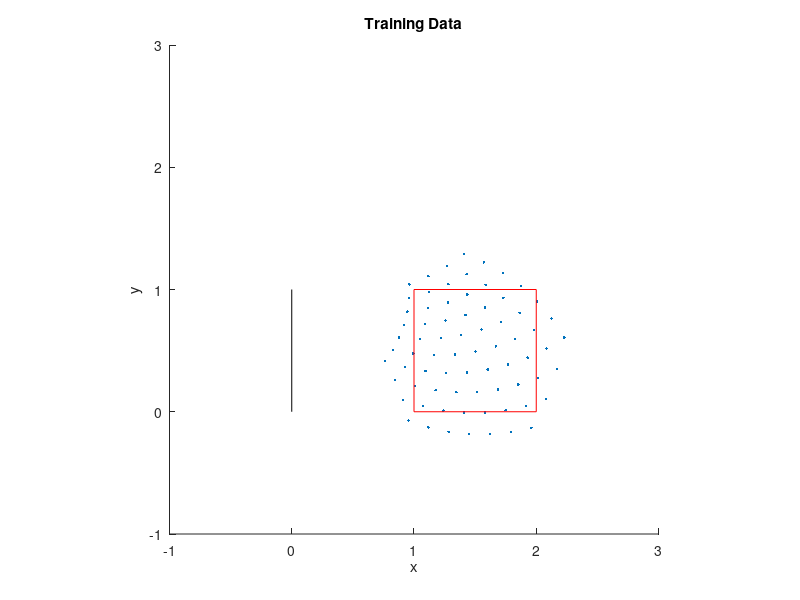
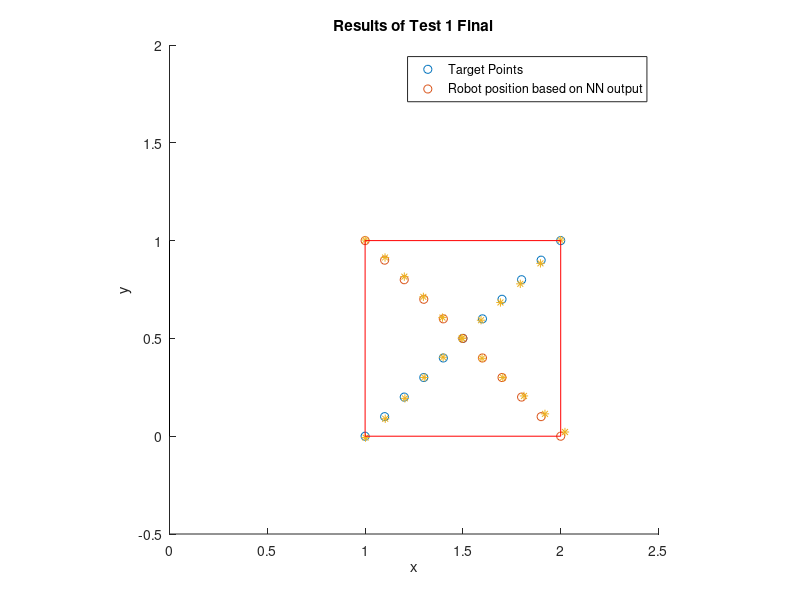
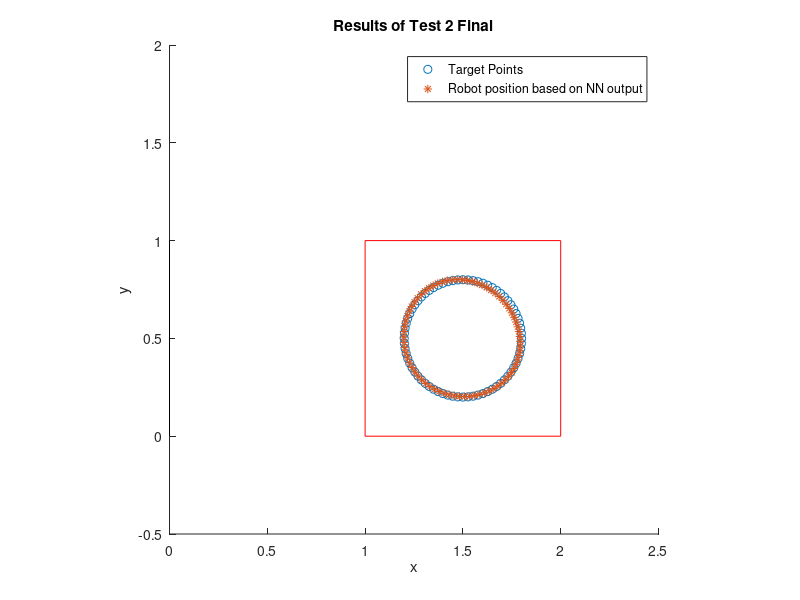
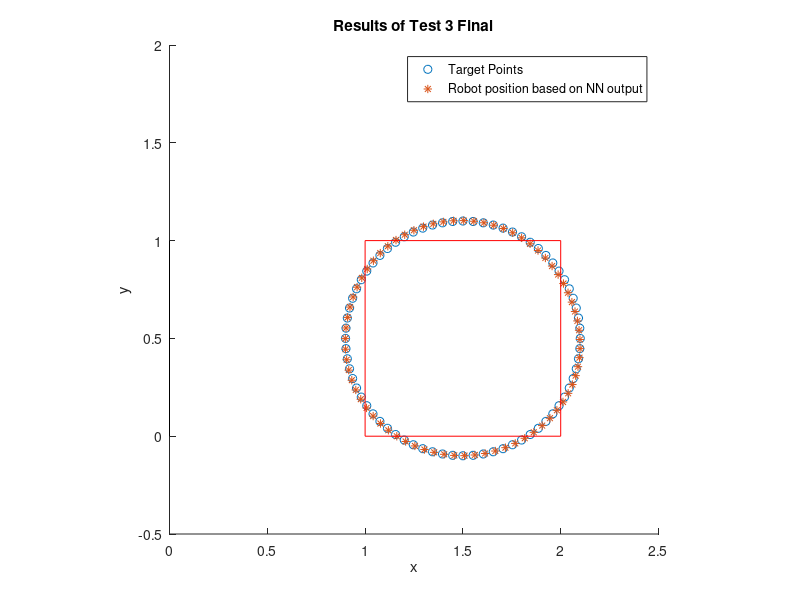

Source code (MATLAB) for these figures, in order:
clear; close all; clc;

%% Constants
h = 1;
l1 = 1.6;
l2 = 1.6;
n = 10;
m = 10;

x2math = @(theta1, theta2, l1, l2) l1*cosd(theta1 - 90) + l2*sind(theta2 + theta1 - 180);
y2math = @(theta1, theta2, l1, l2, h) h + l1*sind(theta1 - 90) - l2*cosd(theta2 + theta1 - 180);

%% Training Data
min1 = 105;
max1 = 165;
min2 = 35;
max2 = 90;
t_th1 = linspace(min1,max1,n)';
t_th2 = linspace(min2,max2,m)';
kk = 0;
for ii = 1:n
    for jj = 1:m
        if (t_th1(ii) + t_th2(jj)) < 220 && (t_th1(ii) + t_th2(jj)) > 155
%         if (t_th1(ii) + t_th2(jj)) < 260 && (t_th1(ii) + t_th2(jj)) > 130
            kk = kk + 1;
%             n*(ii-1)+jj
            t_x2(kk,1) = x2math(t_th1(ii), t_th2(jj), l1, l2);
            t_y2(kk,1) = y2math(t_th1(ii), t_th2(jj), l1, l2, h);
            tlra_tra(kk,:) = [t_x2(kk,1), t_y2(kk,1), t_th1(ii), t_th2(jj)];
        end
    end
end
figure
axis([-1,3,-1,3],'square')
hold on
plot(t_x2, t_y2, '.')
plot([1,2], [0,0], "r")
plot([1,2], [1,1], "r")
plot([1,1], [0,1], "r")
plot([2,2], [0,1], "r")
plot([0,0], [0,1], "k")
hold off
title("Training Data")
xlabel("x")
ylabel("y")


%% Testing Data
test_x1 = linspace(1,2,11)';
test_y1_1 = test_x1 - 1;
test_y1_2 = 2 - test_x1;
theta = (0:5:355)';
tl = length(theta);
test_x2 = 1.5 + 0.3*cosd(theta);
test_y2 = 0.5 + 0.3*sind(theta);
test_x3 = 1.5 + 0.6*cosd(theta);
test_y3 = 0.5 + 0.6*sind(theta);

tlra_tes = [test_x1, test_y1_1, zeros(11,1), zeros(11,1);
            test_x1, test_y1_2, zeros(11,1), zeros(11,1);
            test_x2, test_y2, zeros(tl,1), zeros(tl,1);
            test_x3, test_y3, zeros(tl,1), zeros(tl,1)];

% figure
% % axis([1,2,0,1],'square')
% axis([-1,3,-1,3],'square')
% hold on
% plot(t_x2, t_y2, '.')
% plot(test_x1, test_y1_1, "o")
% plot(test_x1, test_y1_2, "o")
% plot([1,2], [0,0], "r")
% plot([1,2], [1,1], "r")
% plot([1,1], [0,1], "r")
% plot([2,2], [0,1], "r")
% plot([0,0], [0,1], "k")
% hold off
% title("Test 1")
% xlabel("x1")
% ylabel("x2")
% 
% figure
% axis([-1,3,-1,3],'square')
% hold on
% plot(t_x2, t_y2, '.')
% plot(test_x2, test_y2, "o")
% plot([1,2], [0,0], "r")
% plot([1,2], [1,1], "r")
% plot([1,1], [0,1], "r")
% plot([2,2], [0,1], "r")
% plot([0,0], [0,1], "k")
% hold off
% title("Test 2")
% xlabel("x1")
% ylabel("x2")
% 
% figure
% axis([-1,3,-1,3],'square')
% hold on
% plot(t_x2, t_y2, '.')
% plot(test_x3, test_y3, "o")
% plot([1,2], [0,0], "r")
% plot([1,2], [1,1], "r")
% plot([1,1], [0,1], "r")
% plot([2,2], [0,1], "r")
% plot([0,0], [0,1], "k")
% hold off
% title("Test 3")
% xlabel("x1")
% ylabel("x2")

%% Show Test

load("test_30.mat")

r_x2(:,1) = x2math(results(:,1), results(:,2), l1, l2);
r_y2(:,1) = y2math(results(:,1), results(:,2), l1, l2, h);
r1_x = r_x2(1:22);
r1_y = r_y2(1:22);
r2_x = r_x2(23:94);
r2_y = r_y2(23:94);
r3_x = r_x2(95:end);
r3_y = r_y2(95:end);
x1err = r1_x - [test_x1; test_x1];
y1err = r1_y - [test_y1_1; test_y1_2];
rms1 = sqrt(mean([x1err;y1err].^2));
fprintf("RMS for X test is :%f \n", rms1)

x2err = r2_x - test_x2;
y2err = r2_y - test_y2;
rms2 = sqrt(mean([x2err;y2err].^2));
fprintf("RMS for small circle test is :%f \n", rms2)

x3err = r3_x - test_x3;
y3err = r3_y - test_y3;
rms3 = sqrt(mean([x3err;y3err].^2));
fprintf("RMS for large circle test is :%f \n", rms3)


rms_all = sqrt(mean([x1err;y1err;x2err;y2err;x3err;y3err].^2));
fprintf("RMS for all tests is :%f \n", rms_all)

figure
axis([0,2.5,-.5,2],'square')
hold on
plot(test_x1, test_y1_1, "o")
plot(test_x1, test_y1_2, "o")
plot(r1_x, r1_y, "*")
plot([1,2], [0,0], "r")
plot([1,2], [1,1], "r")
plot([1,1], [0,1], "r")
plot([2,2], [0,1], "r")
plot([0,0], [0,1], "k")
hold off
title("Results of Test 1 Final")
xlabel("x")
ylabel("y")
legend("Target Points", "Robot position based on NN output")

figure
axis([0,2.5,-.5,2],'square')
hold on
plot(test_x2, test_y2, "o")
plot(r2_x, r2_y, "*")
plot([1,2], [0,0], "r")
plot([1,2], [1,1], "r")
plot([1,1], [0,1], "r")
plot([2,2], [0,1], "r")
plot([0,0], [0,1], "k")
hold off
title("Results of Test 2 Final")
xlabel("x")
ylabel("y")
legend("Target Points", "Robot position based on NN output")


figure
axis([0,2.5,-.5,2],'square')
hold on
plot(test_x3, test_y3, "o")
plot(r3_x, r3_y, "*")
plot([1,2], [0,0], "r")
plot([1,2], [1,1], "r")
plot([1,1], [0,1], "r")
plot([2,2], [0,1], "r")
plot([0,0], [0,1], "k")
hold off
title("Results of Test 3 Final")
xlabel("x")
ylabel("y")
legend("Target Points", "Robot position based on NN output")
